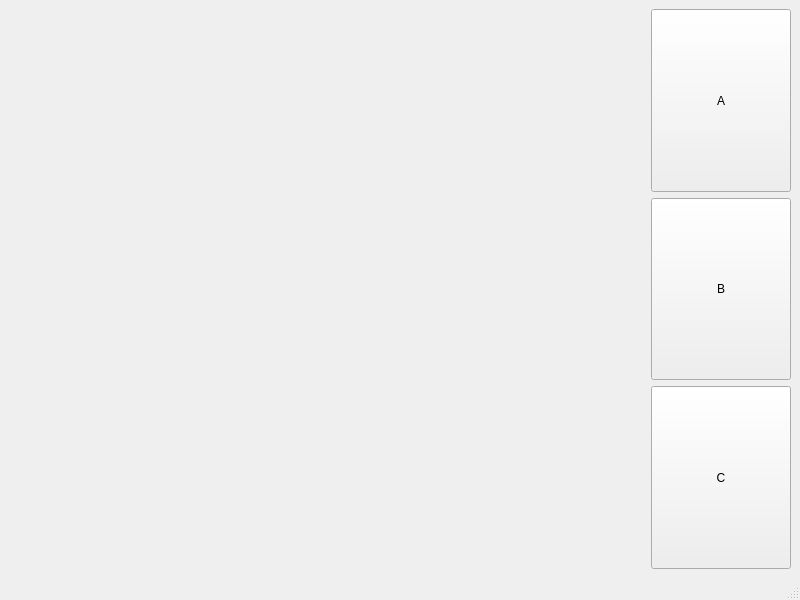
<?xml version="1.0" encoding="UTF-8"?>
<ui version="4.0">
 <class>MainWindow</class>
 <widget class="QMainWindow" name="MainWindow">
  <property name="geometry">
   <rect>
    <x>0</x>
    <y>0</y>
    <width>800</width>
    <height>600</height>
   </rect>
  </property>
  <property name="sizePolicy">
   <sizepolicy hsizetype="Fixed" vsizetype="Fixed">
    <horstretch>0</horstretch>
    <verstretch>0</verstretch>
   </sizepolicy>
  </property>
  <property name="windowTitle">
   <string>MainWindow</string>
  </property>
  <widget class="QWidget" name="centralwidget">
   <layout class="QGridLayout" name="gridLayout">
    <item row="0" column="0" rowspan="3">
     <widget class="QLabel" name="pic_label">
      <property name="sizePolicy">
       <sizepolicy hsizetype="Expanding" vsizetype="Preferred">
        <horstretch>0</horstretch>
        <verstretch>0</verstretch>
       </sizepolicy>
      </property>
      <property name="text">
       <string/>
      </property>
     </widget>
    </item>
    <item row="0" column="1">
     <widget class="QPushButton" name="pushButton">
      <property name="sizePolicy">
       <sizepolicy hsizetype="Minimum" vsizetype="Expanding">
        <horstretch>0</horstretch>
        <verstretch>0</verstretch>
       </sizepolicy>
      </property>
      <property name="minimumSize">
       <size>
        <width>140</width>
        <height>0</height>
       </size>
      </property>
      <property name="text">
       <string>A</string>
      </property>
     </widget>
    </item>
    <item row="1" column="1">
     <widget class="QPushButton" name="pushButton_2">
      <property name="sizePolicy">
       <sizepolicy hsizetype="Minimum" vsizetype="Expanding">
        <horstretch>0</horstretch>
        <verstretch>0</verstretch>
       </sizepolicy>
      </property>
      <property name="minimumSize">
       <size>
        <width>140</width>
        <height>0</height>
       </size>
      </property>
      <property name="text">
       <string>B</string>
      </property>
     </widget>
    </item>
    <item row="2" column="1">
     <widget class="QPushButton" name="pushButton_3">
      <property name="sizePolicy">
       <sizepolicy hsizetype="Minimum" vsizetype="Expanding">
        <horstretch>0</horstretch>
        <verstretch>0</verstretch>
       </sizepolicy>
      </property>
      <property name="minimumSize">
       <size>
        <width>140</width>
        <height>0</height>
       </size>
      </property>
      <property name="text">
       <string>C</string>
      </property>
     </widget>
    </item>
   </layout>
  </widget>
  <widget class="QMenuBar" name="menubar">
   <property name="geometry">
    <rect>
     <x>0</x>
     <y>0</y>
     <width>800</width>
     <height>28</height>
    </rect>
   </property>
  </widget>
  <widget class="QStatusBar" name="statusbar"/>
 </widget>
 <resources/>
 <connections/>
</ui>
